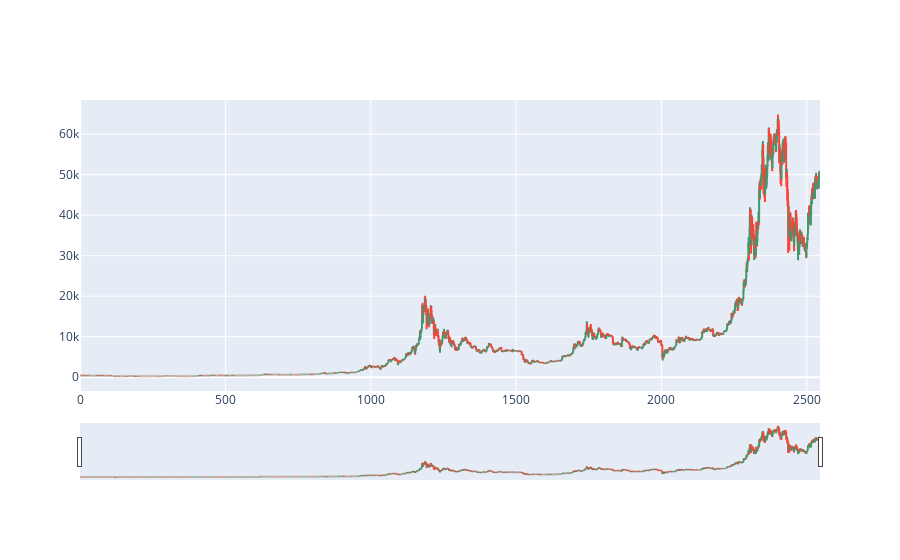

This figure's notebook cell:
### Code cell
trace = go.Ohlc(x=btc_yahoo.index,
                open=btc_yahoo.Open,
                high=btc_yahoo.High,
                low=btc_yahoo.Low,
                close=btc_yahoo.Close)
data = [trace]

iplot(data, filename='simple_ohlc')

### Figure 1 — Plotly figure (JSON) as saved in the notebook; plotly's stock layout.template omitted (floating-point values rounded to 4 significant figures; data arrays with more than 128 entries replaced by an {"elided": "..."} marker saying what was removed)
{"data": [{"close": {"elided": "2546 float values"}, "high": {"elided": "2546 float values"}, "low": {"elided": "2546 float values"}, "open": {"elided": "2546 float values"}, "type": "ohlc", "x": {"elided": "2546 int values"}}], "layout": {}}
